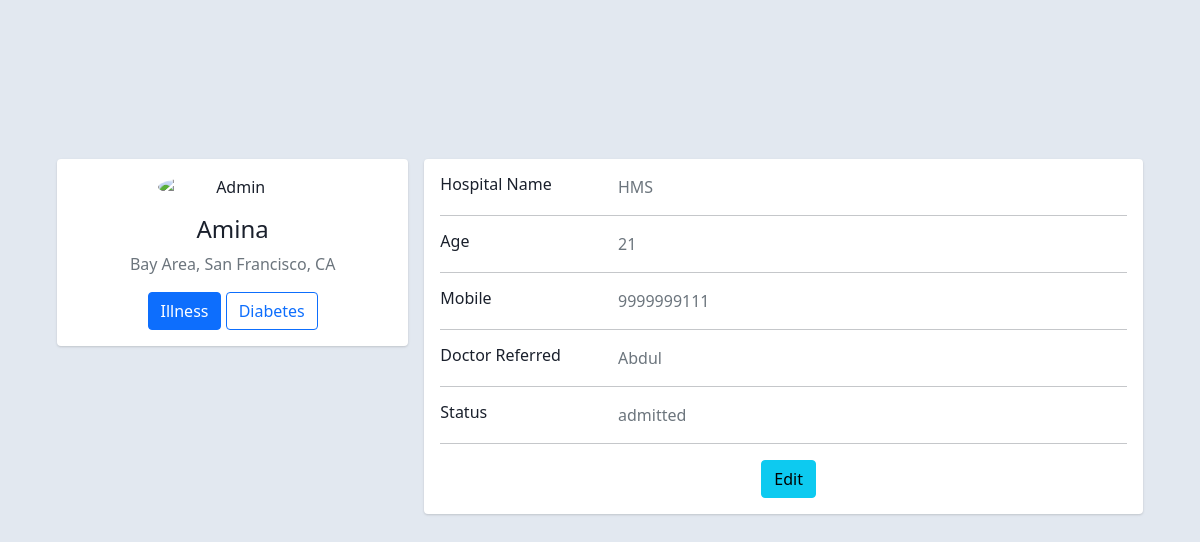
Screenshot of /patients/1/ with the database file from the repository.
### management/models.py (models this page shows, shortened)
class patient(models.Model):
    patient_name=models.CharField(max_length=25)
    status=models.CharField(max_length=50)
    illness=models.TextField(null=True,blank=True)
    doctor_select=models.TextField(default='Vivek')
    hos_name=models.CharField(max_length=50)
    cost=models.IntegerField(null=True,blank=True)
    med_cost=models.IntegerField(null=True,blank=True)
    discount_cost=models.IntegerField(null=True,blank=True)
    total_cost=models.IntegerField(null=True,blank=True)
    blood_test=models.BooleanField(null=True,blank=True)
    general_checkup=models.BooleanField(null=True,blank=True)
    chest_xray=models.BooleanField(null=True,blank=True)
    ct_scan=models.BooleanField(null=True,blank=True)
    dental_treatment=models.BooleanField(null=True,blank=True)
    ET_Treatment=models.BooleanField(null=True,blank=True)
    Full_checkup=models.BooleanField(null=True,blank=True)

### management/views.py (the view)
# urls.py: path('patients/<int:id>/', views.pat_profile),
def pat_profile(request, id):
    pat_obj = patient.objects.get(id=id)
    context = {
        'pat' : pat_obj
    }
    return render(request, 'patient_profile.html',context)

### management/templates/patient_profile.html (shortened to what this page needs)
<!DOCTYPE html>
<html lang="en">
<head>
  <link href="https://cdn.jsdelivr.net/npm/bootstrap@5.1.1/dist/css/bootstrap.min.css" rel="stylesheet"
>
</head>
<body>
  <div class="container">
    <div class="main-body">
      <div class="row gutters-sm">
        <div class="col-md-4 mt-5">
          <div class="card">
            <div class="card-body">
              <div class="d-flex flex-column align-items-center text-center">
                <img src="https://bootdey.com/img/Content/avatar/avatar7.png" alt="Admin" class="rounded-circle"
                  width="150">
                <div class="mt-3">
                  <h4>{{ pat.patient_name }}</h4>
                  <p class="text-muted font-size-sm">Bay Area, San Francisco, CA</p>
                  <button class="btn btn-primary">Illness</button>
                  <button class="btn btn-outline-primary">{{ pat.illness }}</button>
                </div>
              </div>
            </div>
          </div>
        </div>
        <div class="col-md-8 mt-5">
          <div class="card">
            <div class="card-body">
              <div class="row">
                <div class="col-sm-3">
                  <h6 class="mb-0">Hospital Name</h6>
                </div>
                <div class="col-sm-9 text-secondary">
                  {{ pat.hos_name }}
                </div>
              </div>
              <hr>
              <div class="row">
                <div class="col-sm-3">
                  <h6 class="mb-0">Age</h6>
                </div>
                <div class="col-sm-9 text-secondary">
                  21
                </div>
              </div>
              <hr>
              <div class="row">
                <div class="col-sm-3">
                  <h6 class="mb-0">Mobile</h6>
                </div>
                <div class="col-sm-9 text-secondary">
                  9999999111
                </div>
              </div>
              <hr>
              <div class="row">
                <div class="col-sm-3">
                  <h6 class="mb-0">Doctor Referred</h6>
                </div>
                <div class="col-sm-9 text-secondary">
                  {{ pat.doctor_select }}
                </div>
              </div>
              <hr>
              <div class="row">
                <div class="col-sm-3">
                  <h6 class="mb-0">Status</h6>
                </div>
                <div class="col-sm-9 text-secondary">
                  {{ pat.status }}
                </div>
              </div>
              <hr>
              {% if user.type_user is not patients %}
              <div class="row">
                <div class="col-sm-4">
                </div>
                <div class="col-sm-4">
                  <a class="btn btn-info " target="_blank" href="invoice/">Bill Generated</a>
                </div>
                <div class="col-sm-4">
                  <a class="btn btn-info " target="__blank" href="update/">Edit</a>
                </div>
              </div>
              {% else %}
              <div class="row edit-button">
                <div class="col-sm-12">
                  <a class="btn btn-info " target="__blank" href="#">Edit</a>
                </div>
              </div>
              {%endif %}
            </div>
          </div>
        </div>
      </div>
    </div>
  </div>
</body>
</html>

### management/templates/patient_profile.html (style rules this page uses)
body { margin-top: 20px; color: #1a202c; text-align: left; background-color: #e2e8f0; }
.edit-button { margin-left: 45%; }
.main-body { padding: 15px; }
.container { margin-top: 8%; }
.card { box-shadow: 0 1px 3px 0 rgba(0, 0, 0, .1), 0 1px 2px 0 rgba(0, 0, 0, .06); }
.card { position: relative; display: flex; flex-direction: column; min-width: 0; word-wrap: break-word; background-color: #fff; background-clip: border-box; border: 0 solid rgba(0, 0, 0, .125); border-radius: .25rem; }
.card-body { flex: 1 1 auto; min-height: 1px; padding: 1rem; }
.gutters-sm { margin-right: -8px; margin-left: -8px; }
.gutters-sm>.col, .gutters-sm>[class*=col-] { padding-right: 8px; padding-left: 8px; }

### rows the page displays
patient: patient_name "Amina", illness "Diabetes", hos_name "HMS", doctor_select "Abdul", status "admitted"
